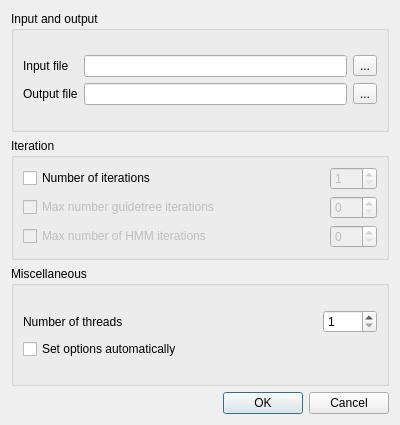
<?xml version="1.0" encoding="UTF-8"?>
<ui version="4.0">
 <class>ClustalOSupportRunDialog</class>
 <widget class="QDialog" name="ClustalOSupportRunDialog">
  <property name="geometry">
   <rect>
    <x>0</x>
    <y>0</y>
    <width>400</width>
    <height>425</height>
   </rect>
  </property>
  <property name="sizePolicy">
   <sizepolicy hsizetype="Expanding" vsizetype="Expanding">
    <horstretch>0</horstretch>
    <verstretch>0</verstretch>
   </sizepolicy>
  </property>
  <property name="maximumSize">
   <size>
    <width>16777215</width>
    <height>16777215</height>
   </size>
  </property>
  <property name="windowTitle">
   <string>Align with Clustal Omega</string>
  </property>
  <layout class="QVBoxLayout" name="verticalLayout_2">
   <item>
    <layout class="QVBoxLayout" name="verticalLayout">
     <item>
      <widget class="QGroupBox" name="inputGroupBox">
       <property name="title">
        <string>Input and output</string>
       </property>
       <layout class="QGridLayout" name="gridLayout_2">
        <item row="0" column="0">
         <layout class="QGridLayout" name="gridLayout">
          <item row="0" column="0">
           <widget class="QLabel" name="label_2">
            <property name="text">
             <string>Input file</string>
            </property>
           </widget>
          </item>
          <item row="0" column="1">
           <widget class="QLineEdit" name="inputFileLineEdit"/>
          </item>
          <item row="0" column="2">
           <widget class="QToolButton" name="inputFilePathButton">
            <property name="text">
             <string>...</string>
            </property>
           </widget>
          </item>
          <item row="1" column="0">
           <widget class="QLabel" name="label_3">
            <property name="text">
             <string>Output file</string>
            </property>
           </widget>
          </item>
          <item row="1" column="1">
           <widget class="QLineEdit" name="outputFileLineEdit"/>
          </item>
          <item row="1" column="2">
           <widget class="QToolButton" name="outputFilePathButton">
            <property name="text">
             <string>...</string>
            </property>
           </widget>
          </item>
         </layout>
        </item>
       </layout>
      </widget>
     </item>
     <item>
      <widget class="QGroupBox" name="groupBox">
       <property name="title">
        <string>Iteration</string>
       </property>
       <layout class="QGridLayout" name="gridLayout_7">
        <item row="0" column="0">
         <layout class="QGridLayout" name="gridLayout_6">
          <item row="0" column="0">
           <layout class="QGridLayout" name="gridLayout_3">
            <item row="0" column="0">
             <widget class="QCheckBox" name="iterationNumberCheckBox">
              <property name="text">
               <string>Number of iterations</string>
              </property>
             </widget>
            </item>
            <item row="0" column="1">
             <spacer name="horizontalSpacer_2">
              <property name="orientation">
               <enum>Qt::Horizontal</enum>
              </property>
              <property name="sizeHint" stdset="0">
               <size>
                <width>40</width>
                <height>20</height>
               </size>
              </property>
             </spacer>
            </item>
            <item row="0" column="2">
             <widget class="QSpinBox" name="iterationNumberSpinBox">
              <property name="enabled">
               <bool>false</bool>
              </property>
              <property name="minimum">
               <number>1</number>
              </property>
              <property name="maximum">
               <number>999</number>
              </property>
              <property name="value">
               <number>1</number>
              </property>
             </widget>
            </item>
           </layout>
          </item>
          <item row="1" column="0">
           <layout class="QGridLayout" name="gridLayout_4">
            <item row="0" column="0">
             <widget class="QCheckBox" name="maxGTIterationsCheckBox">
              <property name="enabled">
               <bool>false</bool>
              </property>
              <property name="cursor">
               <cursorShape>ArrowCursor</cursorShape>
              </property>
              <property name="text">
               <string>Max number guidetree iterations</string>
              </property>
             </widget>
            </item>
            <item row="0" column="1">
             <spacer name="horizontalSpacer_3">
              <property name="orientation">
               <enum>Qt::Horizontal</enum>
              </property>
              <property name="sizeHint" stdset="0">
               <size>
                <width>40</width>
                <height>20</height>
               </size>
              </property>
             </spacer>
            </item>
            <item row="0" column="2">
             <widget class="QSpinBox" name="maxGTIterationsSpinBox">
              <property name="enabled">
               <bool>false</bool>
              </property>
              <property name="minimum">
               <number>0</number>
              </property>
              <property name="maximum">
               <number>999</number>
              </property>
              <property name="value">
               <number>0</number>
              </property>
             </widget>
            </item>
           </layout>
          </item>
          <item row="2" column="0">
           <layout class="QGridLayout" name="gridLayout_5">
            <item row="0" column="0">
             <widget class="QCheckBox" name="maxHMMIterationsCheckBox">
              <property name="enabled">
               <bool>false</bool>
              </property>
              <property name="text">
               <string>Max number of HMM iterations</string>
              </property>
             </widget>
            </item>
            <item row="0" column="1">
             <spacer name="horizontalSpacer_4">
              <property name="orientation">
               <enum>Qt::Horizontal</enum>
              </property>
              <property name="sizeHint" stdset="0">
               <size>
                <width>40</width>
                <height>20</height>
               </size>
              </property>
             </spacer>
            </item>
            <item row="0" column="2">
             <widget class="QSpinBox" name="maxHMMIterationsSpinBox">
              <property name="enabled">
               <bool>false</bool>
              </property>
              <property name="maximum">
               <number>999</number>
              </property>
             </widget>
            </item>
           </layout>
          </item>
         </layout>
        </item>
       </layout>
      </widget>
     </item>
     <item>
      <widget class="QGroupBox" name="groupBox_2">
       <property name="title">
        <string>Miscellaneous</string>
       </property>
       <layout class="QGridLayout" name="gridLayout_10">
        <item row="0" column="0">
         <layout class="QGridLayout" name="gridLayout_9">
          <item row="0" column="0">
           <layout class="QGridLayout" name="gridLayout_8">
            <item row="0" column="0">
             <widget class="QLabel" name="label">
              <property name="text">
               <string>Number of threads</string>
              </property>
             </widget>
            </item>
            <item row="0" column="1">
             <spacer name="horizontalSpacer_5">
              <property name="orientation">
               <enum>Qt::Horizontal</enum>
              </property>
              <property name="sizeHint" stdset="0">
               <size>
                <width>40</width>
                <height>20</height>
               </size>
              </property>
             </spacer>
            </item>
            <item row="0" column="2">
             <widget class="QSpinBox" name="numberOfCPUSpinBox">
              <property name="minimumSize">
               <size>
                <width>42</width>
                <height>0</height>
               </size>
              </property>
              <property name="minimum">
               <number>1</number>
              </property>
              <property name="maximum">
               <number>6000</number>
              </property>
             </widget>
            </item>
           </layout>
          </item>
          <item row="1" column="0">
           <widget class="QCheckBox" name="setAutoCheckBox">
            <property name="text">
             <string>Set options automatically</string>
            </property>
           </widget>
          </item>
         </layout>
        </item>
       </layout>
      </widget>
     </item>
    </layout>
   </item>
   <item>
    <widget class="QDialogButtonBox" name="buttonBox">
     <property name="standardButtons">
      <set>QDialogButtonBox::Cancel|QDialogButtonBox::Ok</set>
     </property>
    </widget>
   </item>
  </layout>
 </widget>
 <resources/>
 <connections>
  <connection>
   <sender>maxGTIterationsCheckBox</sender>
   <signal>toggled(bool)</signal>
   <receiver>maxGTIterationsSpinBox</receiver>
   <slot>setEnabled(bool)</slot>
   <hints>
    <hint type="sourcelabel">
     <x>108</x>
     <y>147</y>
    </hint>
    <hint type="destinationlabel">
     <x>290</x>
     <y>147</y>
    </hint>
   </hints>
  </connection>
  <connection>
   <sender>iterationNumberCheckBox</sender>
   <signal>toggled(bool)</signal>
   <receiver>maxGTIterationsCheckBox</receiver>
   <slot>setEnabled(bool)</slot>
   <hints>
    <hint type="sourcelabel">
     <x>108</x>
     <y>147</y>
    </hint>
    <hint type="destinationlabel">
     <x>108</x>
     <y>178</y>
    </hint>
   </hints>
  </connection>
  <connection>
   <sender>iterationNumberCheckBox</sender>
   <signal>toggled(bool)</signal>
   <receiver>maxHMMIterationsCheckBox</receiver>
   <slot>setEnabled(bool)</slot>
   <hints>
    <hint type="sourcelabel">
     <x>135</x>
     <y>46</y>
    </hint>
    <hint type="destinationlabel">
     <x>135</x>
     <y>106</y>
    </hint>
   </hints>
  </connection>
  <connection>
   <sender>maxHMMIterationsCheckBox</sender>
   <signal>toggled(bool)</signal>
   <receiver>maxHMMIterationsSpinBox</receiver>
   <slot>setEnabled(bool)</slot>
   <hints>
    <hint type="sourcelabel">
     <x>135</x>
     <y>106</y>
    </hint>
    <hint type="destinationlabel">
     <x>306</x>
     <y>106</y>
    </hint>
   </hints>
  </connection>
  <connection>
   <sender>iterationNumberCheckBox</sender>
   <signal>toggled(bool)</signal>
   <receiver>iterationNumberSpinBox</receiver>
   <slot>setEnabled(bool)</slot>
   <hints>
    <hint type="sourcelabel">
     <x>135</x>
     <y>46</y>
    </hint>
    <hint type="destinationlabel">
     <x>283</x>
     <y>46</y>
    </hint>
   </hints>
  </connection>
  <connection>
   <sender>buttonBox</sender>
   <signal>accepted()</signal>
   <receiver>ClustalOSupportRunDialog</receiver>
   <slot>accept()</slot>
   <hints>
    <hint type="sourcelabel">
     <x>199</x>
     <y>404</y>
    </hint>
    <hint type="destinationlabel">
     <x>199</x>
     <y>212</y>
    </hint>
   </hints>
  </connection>
  <connection>
   <sender>buttonBox</sender>
   <signal>rejected()</signal>
   <receiver>ClustalOSupportRunDialog</receiver>
   <slot>reject()</slot>
   <hints>
    <hint type="sourcelabel">
     <x>199</x>
     <y>404</y>
    </hint>
    <hint type="destinationlabel">
     <x>199</x>
     <y>212</y>
    </hint>
   </hints>
  </connection>
 </connections>
</ui>
